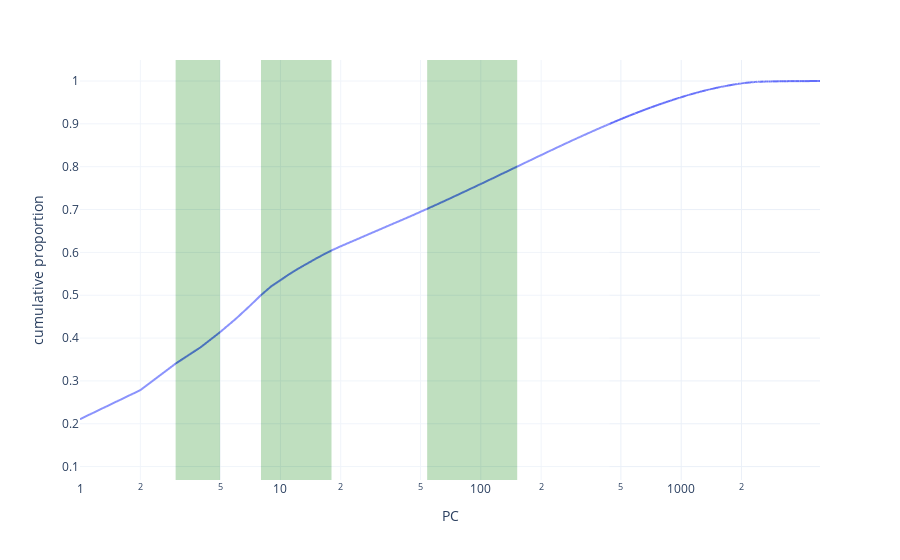

The code cell stored with this chart in its notebook:
### Markdown cell above
### Screeplot

### Code cell
load_from = '../data/zma/g2fc/genotypes_G3_filter/'

GScree = pd.read_table(load_from+'Eigenvalues_Imputed_5_Genotype_Data_All_Years_G3_Hz_0.0675.txt',
                     sep = '\t',
                     low_memory = False)
GScree

fig = px.line(GScree, x = 'PC', y = 'cumulative proportion', log_x=True)
pr_bins = [(2+i)/10 for i in range(8)]
for i in range(len(pr_bins)-1):
    x_start = GScree.loc[(GScree['cumulative proportion'] >= pr_bins[i]), 'PC'].min()
    x_stop = GScree.loc[(GScree['cumulative proportion'] >= pr_bins[i+1]), 'PC'].min()
   
    if i%2 == 1:
        fig.add_vrect(x0=x_start, 
                      x1=x_stop, 
                      fillcolor="green", opacity=0.25, line_width=0)
    else:
        fig.add_vrect(x0=x_start, 
                      x1=x_stop, 
                      fillcolor="white", opacity=0.25, line_width=0)
fig.show()

### Figure 1 — Plotly figure (JSON) as saved in the notebook; plotly's stock layout.template omitted (floating-point values rounded to 4 significant figures; data arrays with more than 128 entries replaced by an {"elided": "..."} marker saying what was removed)
{"data": [{"hovertemplate": "PC=%{x}<br>cumulative proportion=%{y}<extra></extra>", "legendgroup": "", "line": {"color": "#636efa", "dash": "solid"}, "marker": {"symbol": "circle"}, "mode": "lines", "name": "", "showlegend": false, "type": "scattergl", "x": {"elided": "4928 int values"}, "xaxis": "x", "y": {"elided": "4928 float values"}, "yaxis": "y"}], "layout": {"legend": {"tracegroupgap": 0}, "margin": {"t": 60}, "shapes": [{"fillcolor": "white", "line": {"width": 0}, "opacity": 0.25, "type": "rect", "x0": 1, "x1": 3, "xref": "x", "y0": 0, "y1": 1, "yref": "y domain"}, {"fillcolor": "green", "line": {"width": 0}, "opacity": 0.25, "type": "rect", "x0": 3, "x1": 5, "xref": "x", "y0": 0, "y1": 1, "yref": "y domain"}, {"fillcolor": "white", "line": {"width": 0}, "opacity": 0.25, "type": "rect", "x0": 5, "x1": 8, "xref": "x", "y0": 0, "y1": 1, "yref": "y domain"}, {"fillcolor": "green", "line": {"width": 0}, "opacity": 0.25, "type": "rect", "x0": 8, "x1": 18, "xref": "x", "y0": 0, "y1": 1, "yref": "y domain"}, {"fillcolor": "white", "line": {"width": 0}, "opacity": 0.25, "type": "rect", "x0": 18, "x1": 54, "xref": "x", "y0": 0, "y1": 1, "yref": "y domain"}, {"fillcolor": "green", "line": {"width": 0}, "opacity": 0.25, "type": "rect", "x0": 54, "x1": 152, "xref": "x", "y0": 0, "y1": 1, "yref": "y domain"}, {"fillcolor": "white", "line": {"width": 0}, "opacity": 0.25, "type": "rect", "x0": 152, "x1": 440, "xref": "x", "y0": 0, "y1": 1, "yref": "y domain"}], "xaxis": {"anchor": "y", "domain": [0, 1], "title": {"text": "PC"}, "type": "log"}, "yaxis": {"anchor": "x", "domain": [0, 1], "title": {"text": "cumulative proportion"}}}}
